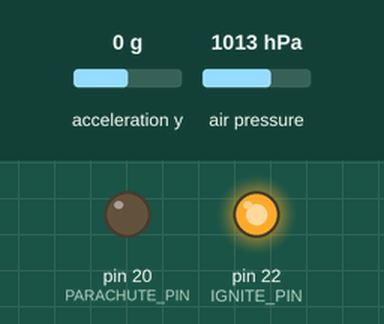
This sketch was run on a simulated Arduino Mega 2560, built with avr-gcc and run on an emulated ATmega2560. Parts: output pins drawn as LEDs (lit = HIGH). The test bench sets the inputs (shaded band); at power-on: acceleration y 0 g, air pressure 1013 hPa.

Above: at 0.1 s.
At 2.1 s:
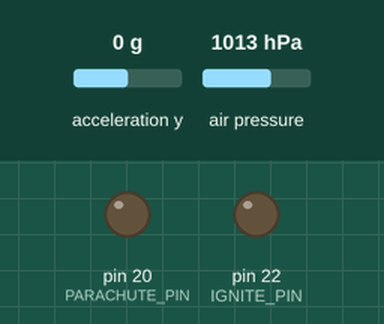
Timing chart, 0 to 3.6 s (numbered marks = the images above):
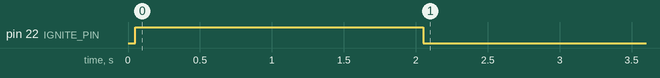

The sketch:

mandragora.ino
```cpp
#include <Servo.h>
#include <Wire.h>
#include <Adafruit_BMP280.h>
#include "I2Cdev.h"
#include "MPU6050.h"
#include "mandragoraConstants.h"

//BMP Sensor and Data Definitions
Adafruit_BMP280 bmp;

float pressure;
float temperature;
float init_pressure;

//MPU Definitions
MPU6050 mpu;
int16_t acc_y; // y-axis acceleration
#define OUTPUT_READABLE_ACCELGYRO

int16_t phase_counter;
bool deployed;
void setup() {

  //SETUP AND TURN OFF IGNITE AND PARACHUTE PINS
  pinMode(IGNITE_PIN, OUTPUT);
  pinMode(PARACHUTE_PIN, OUTPUT);
  digitalWrite(IGNITE_PIN,LOW);
  digitalWrite(PARACHUTE_PIN,LOW);

  //Zero out values
  phase_counter = 0;
  deployed = 0;

  //Start up sensors
  bmp.begin();
  mpu.initialize();

  //Wait for sensors, then read initial pressure
  delay(50);
  init_pressure = bmp.readPressure();

  digitalWrite(IGNITE_PIN, HIGH);
  delay(PYRO_DELAY);
  digitalWrite(IGNITE_PIN, LOW);
}

void loop() {
  // put your main code here, to run repeatedly:
  pressure = bmp.readPressure();
  acc_y = mpu.getAccelerationY();
  //Successful launch
  if(phase_counter == 0 && abs(pressure - init_pressure) >= SUCCESSFUL_LAUNCH_ALTITUDE){
    phase_counter = 1;
  }

  //Falling, so enter phase 2
  if(phase_counter == 1 && acc_y > 0){
    phase_counter = 2;
  }

  //Deploy Parachute
  if(phase_counter == 2 && abs(pressure-init_pressure) <= PARACHUTE_ALTITUDE && !deployed){
    deployed = 1;

    digitalWrite(PARACHUTE_PIN, HIGH);
    delay(PYRO_DELAY);
    digitalWrite(PARACHUTE_PIN,LOW);
  }
}
```

mandragoraConstants.h
```cpp
#ifndef mandragora_const_h
#define mandragora_const_h

#define PARACHUTE_ALTITUDE 4595   //Pascals, roughly 350m
#define SUCCESSFUL_LAUNCH_ALTITUDE 20 //Pascals, roughly 4ft


//Pin definitions
#define IGNITE_PIN    22
#define PARACHUTE_PIN 20

#define PYRO_DELAY 2000  //2 seconds


#endif
```
